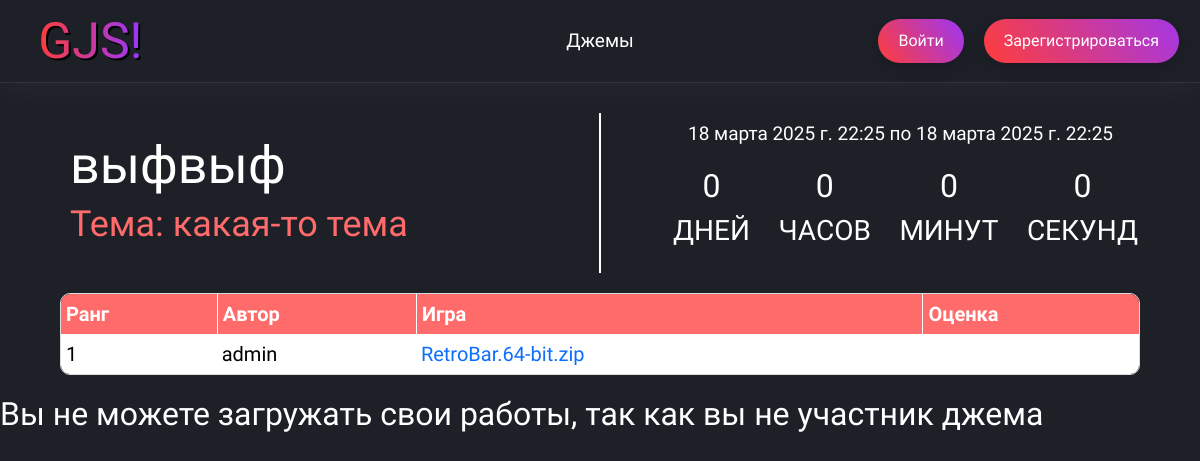
The app's page /jams/e1e9406b-8d3a-4475-9ddf-b31f6e03e164/, older data.
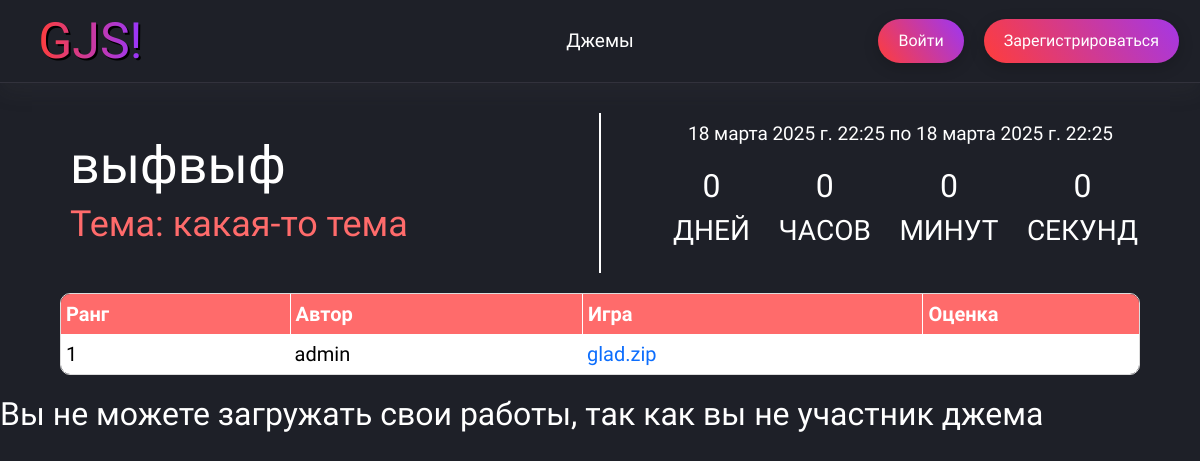
The same page, newer data.
### jams/models/game.py (models this page shows, shortened)
class Game(models.Model):
    title = models.CharField(max_length=100, verbose_name='Название игры')
    slug = models.SlugField(blank=True)
    description = models.TextField(verbose_name='Описание игры', blank=True, null=True)
    image = models.ImageField(upload_to="game_images/", verbose_name='Изображение игры', blank=True, null=True)
    jam_uuid = models.ForeignKey(GameJam, on_delete=models.CASCADE, related_name="games", verbose_name='Джем')
    user = models.ForeignKey(User, on_delete=models.CASCADE, verbose_name='Автор')
    game_file = models.FileField(upload_to="zip_uploads/", verbose_name='Файл игры')
    uploaded_time = models.DateTimeField(auto_now_add=True, verbose_name='Дата загрузки')
    class Meta:
        verbose_name = "Игра"
        verbose_name_plural = "Игры"

### users/models.py (models this page shows)
class User(AbstractUser):
    email = models.EmailField(unique=True, verbose_name="Электронная почта")
    avatar_image = models.ImageField(upload_to="users", blank=True, null=True)
    hat_image = models.ImageField(upload_to="users", blank=True, null=True)

### jams/views.py (the view, shortened to what this page needs)
# urls.py: path('<uuid:uuid>/', views.GameJamDetail.as_view(), name='gamejam_detail'),
class GameJamDetail(DetailView):
    model = GameJam
    template_name = 'pages/jams_pages/gamejam_detail.html'
    context_object_name = "gamejam_detail"
    def get_context_data(self, **kwargs):
        context = super().get_context_data(**kwargs)
        user_games = Game.objects.filter(jam_uuid=self.object.uuid).order_by('-uploaded_time')
        for game in user_games:
            game.cleaned_name = game.game_file.name.replace('zip_uploads/', '')
        context["user_games"] = user_games
        return context
    def get_object(self, queryset=None):
        return GameJam.objects.get(uuid=self.kwargs.get("uuid"))

### templates/pages/jams_pages/gamejam_detail.html (shortened to what this page needs)
{% extends 'base.html' %}
{% load static %}
{% block head %}
<link rel="stylesheet" href="{% static 'css/gmjDetail.css' %}">
<link rel="stylesheet" href="{% static 'css/popup.css' %}">
{% endblock %}
{% block content %}
<div class="div-header">
    <div class="container-title">
        <h1>{{gamejam_detail.title}}</h1>
        <p>Тема: {{gamejam_detail.theme}}</p>
    </div>
    <span class="del"></span>
    <div class="date">
        <div class="countdown-container">
            <div id="countdown">
                <div class="container-date">
                    {{gamejam_detail.date_start}}
                    по
                    {{gamejam_detail.date_end}}
                </div>
                <ul id="countdown-list">
                    <li class="countdown-element"><span id="days"></span><p>Дней</p></li>
                    <li class="countdown-element"><span id="hours"></span><p>Часов</p></li>
                    <li class="countdown-element"><span id="minutes"></span><p>Минут</p></li>
                    <li class="countdown-element"><span id="seconds"></span><p>Секунд</p></li>
                </ul>
            </div>
        </div>
    </div>
</div>
<div class="jam-container">
    <div class="upl-container">
        <table class="games-table">
            <thead>
                <tr>
                    <th>Ранг</th>
                    <th>Автор</th>
                    <th>Игра</th>
                    <th>Оценка</th>
                </tr>
            </thead>
            <tbody>
                {% for user_game in user_games %}
                <tr>
                    <td class="rank">{{forloop.counter}}</td>
                    <td class="username">{{ user_game.user.username }}</td>
                    <td>
                        <a href="{% url 'download_file' gamejam_detail.uuid user_game.id %}">
                            {{ user_game.cleaned_name }}
                        </a>
                    </td>
                    <td>
                    </td>
                </tr>
                {% endfor %}
            </tbody>
        </table>
    </div>
    {% if gamejam_detail.status == 'OG' %}
        {% if request.user not in gamejam_detail.users.all %}
            <h2>Вы не можете загружать свои работы, так как вы не участник джема</h2>
        {% endif %}
    {% endif %}
</div>
{% endblock %}

Row changes from the older to the newer data that the page shows:
changed Game "admin": cleaned_name "RetroBar.64-bit.zip" → "glad.zip"
